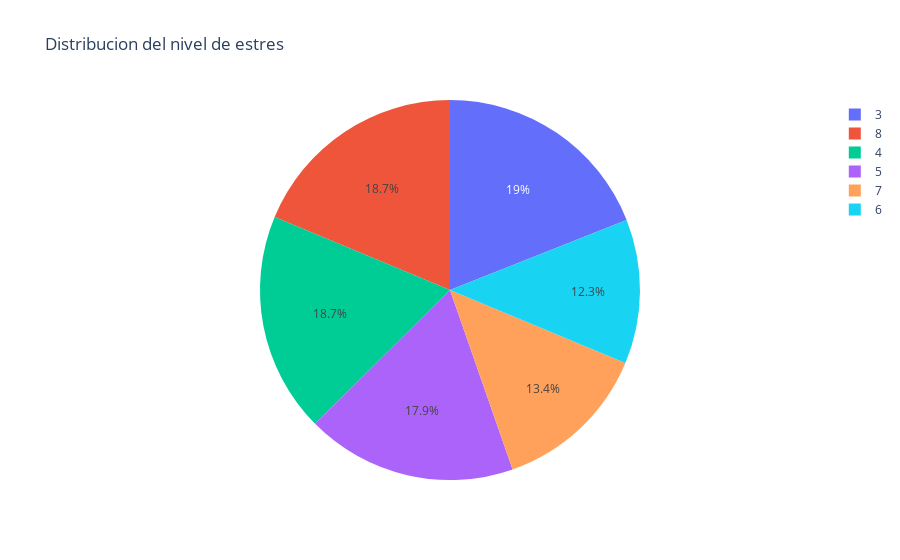

Notebook source saved alongside this figure:
### Code cell
# Distribucion del nivel de estress sobre el total de la poblacion
fig = px.pie(ds, 
             names='Stress Level', 
             title='Distribucion del nivel de estres')
fig.show()

### Figure 1 — Plotly figure (JSON) as saved in the notebook; plotly's stock layout.template omitted (floating-point values rounded to 4 significant figures; data arrays with more than 128 entries replaced by an {"elided": "..."} marker saying what was removed)
{"data": [{"domain": {"x": [0, 1], "y": [0, 1]}, "hovertemplate": "Stress Level=%{label}<extra></extra>", "labels": {"elided": "374 int values"}, "legendgroup": "", "name": "", "showlegend": true, "type": "pie"}], "layout": {"legend": {"tracegroupgap": 0}, "title": {"text": "Distribucion del nivel de estres"}}}
